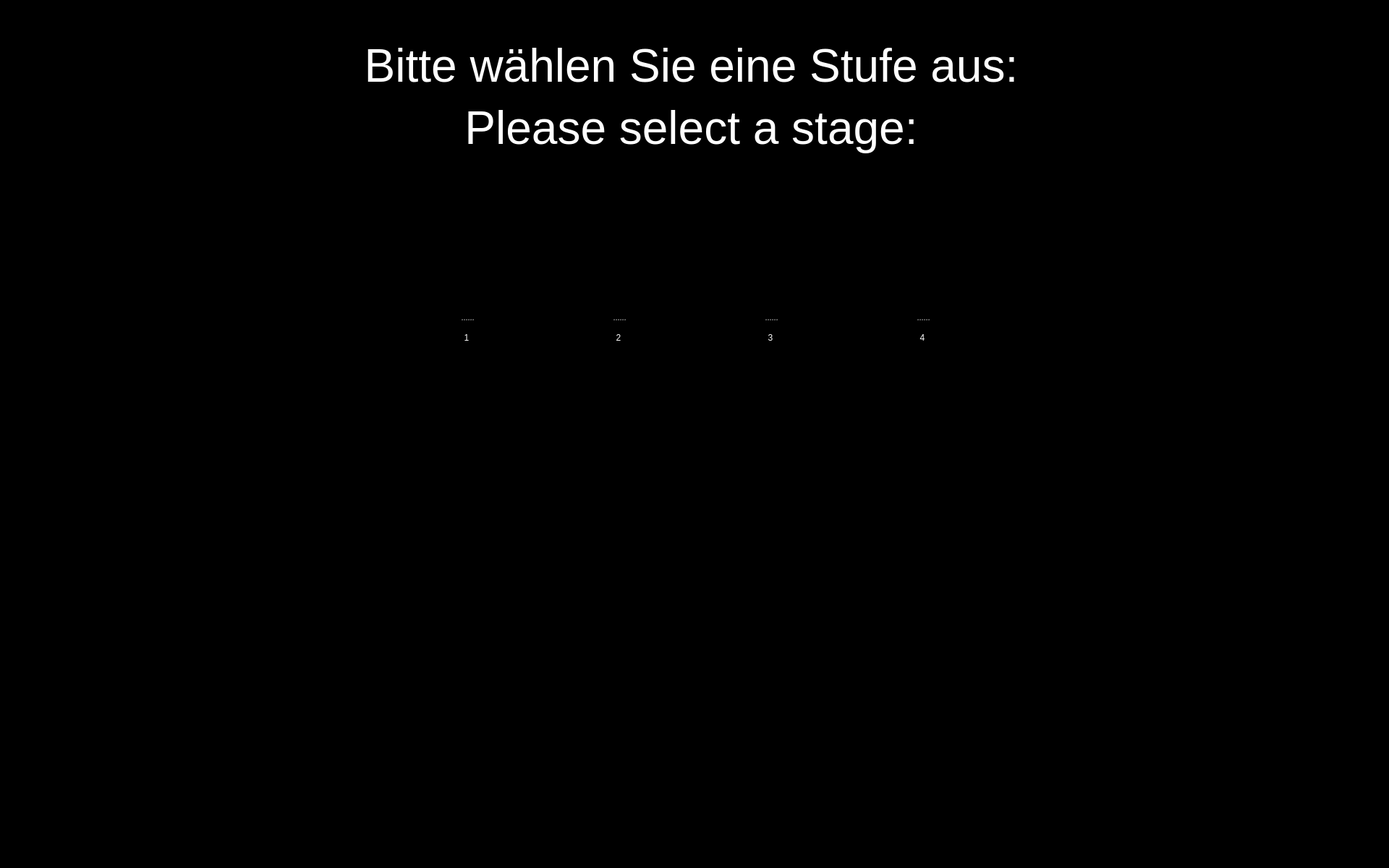
<?xml version="1.0" encoding="UTF-8"?>
<ui version="4.0">
 <class>MenuDefault</class>
 <widget class="QWidget" name="MenuDefault">
  <property name="windowModality">
   <enum>Qt::WindowModal</enum>
  </property>
  <property name="enabled">
   <bool>true</bool>
  </property>
  <property name="geometry">
   <rect>
    <x>0</x>
    <y>0</y>
    <width>1920</width>
    <height>1200</height>
   </rect>
  </property>
  <property name="sizePolicy">
   <sizepolicy hsizetype="Preferred" vsizetype="Preferred">
    <horstretch>0</horstretch>
    <verstretch>0</verstretch>
   </sizepolicy>
  </property>
  <property name="minimumSize">
   <size>
    <width>0</width>
    <height>0</height>
   </size>
  </property>
  <property name="maximumSize">
   <size>
    <width>1920</width>
    <height>1200</height>
   </size>
  </property>
  <property name="windowTitle">
   <string>Food Assist</string>
  </property>
  <property name="windowOpacity">
   <double>1.000000000000000</double>
  </property>
  <property name="styleSheet">
   <string notr="true">background-color: rgb(0, 0, 0);</string>
  </property>
  <widget class="QSplitter" name="splitter">
   <property name="geometry">
    <rect>
     <x>570</x>
     <y>290</y>
     <width>150</width>
     <height>201</height>
    </rect>
   </property>
   <property name="orientation">
    <enum>Qt::Vertical</enum>
   </property>
   <widget class="QPushButton" name="button_step1">
    <property name="enabled">
     <bool>true</bool>
    </property>
    <property name="sizePolicy">
     <sizepolicy hsizetype="Preferred" vsizetype="Preferred">
      <horstretch>0</horstretch>
      <verstretch>0</verstretch>
     </sizepolicy>
    </property>
    <property name="minimumSize">
     <size>
      <width>150</width>
      <height>150</height>
     </size>
    </property>
    <property name="maximumSize">
     <size>
      <width>150</width>
      <height>150</height>
     </size>
    </property>
    <property name="cursor">
     <cursorShape>OpenHandCursor</cursorShape>
    </property>
    <property name="focusPolicy">
     <enum>Qt::WheelFocus</enum>
    </property>
    <property name="contextMenuPolicy">
     <enum>Qt::DefaultContextMenu</enum>
    </property>
    <property name="icon">
     <iconset resource="resources/res.qrc">
      <normaloff>:/detected steps/Detected Step1_Button.png</normaloff>:/detected steps/Detected Step1_Button.png</iconset>
    </property>
    <property name="iconSize">
     <size>
      <width>150</width>
      <height>150</height>
     </size>
    </property>
    <property name="autoDefault">
     <bool>false</bool>
    </property>
    <property name="default">
     <bool>false</bool>
    </property>
    <property name="flat">
     <bool>true</bool>
    </property>
   </widget>
   <widget class="QLabel" name="label_3">
    <property name="styleSheet">
     <string notr="true">font: 75 28pt &quot;Arial&quot;;
color: rgb(255, 255, 255);</string>
    </property>
    <property name="text">
     <string>1</string>
    </property>
    <property name="textFormat">
     <enum>Qt::RichText</enum>
    </property>
    <property name="alignment">
     <set>Qt::AlignCenter</set>
    </property>
   </widget>
  </widget>
  <widget class="QSplitter" name="splitter_2">
   <property name="geometry">
    <rect>
     <x>780</x>
     <y>290</y>
     <width>150</width>
     <height>201</height>
    </rect>
   </property>
   <property name="orientation">
    <enum>Qt::Vertical</enum>
   </property>
   <widget class="QPushButton" name="button_step2">
    <property name="enabled">
     <bool>true</bool>
    </property>
    <property name="minimumSize">
     <size>
      <width>150</width>
      <height>150</height>
     </size>
    </property>
    <property name="maximumSize">
     <size>
      <width>150</width>
      <height>150</height>
     </size>
    </property>
    <property name="cursor">
     <cursorShape>OpenHandCursor</cursorShape>
    </property>
    <property name="focusPolicy">
     <enum>Qt::WheelFocus</enum>
    </property>
    <property name="contextMenuPolicy">
     <enum>Qt::DefaultContextMenu</enum>
    </property>
    <property name="styleSheet">
     <string notr="true"/>
    </property>
    <property name="icon">
     <iconset resource="resources/res.qrc">
      <normaloff>:/detected steps/Detected Step2 Button.png</normaloff>:/detected steps/Detected Step2 Button.png</iconset>
    </property>
    <property name="iconSize">
     <size>
      <width>150</width>
      <height>150</height>
     </size>
    </property>
    <property name="autoDefault">
     <bool>false</bool>
    </property>
    <property name="default">
     <bool>false</bool>
    </property>
    <property name="flat">
     <bool>true</bool>
    </property>
   </widget>
   <widget class="QLabel" name="label_6">
    <property name="styleSheet">
     <string notr="true">font: 75 28pt &quot;Arial&quot;;
color: rgb(255, 255, 255);</string>
    </property>
    <property name="text">
     <string>2</string>
    </property>
    <property name="textFormat">
     <enum>Qt::RichText</enum>
    </property>
    <property name="alignment">
     <set>Qt::AlignCenter</set>
    </property>
   </widget>
  </widget>
  <widget class="QSplitter" name="splitter_3">
   <property name="geometry">
    <rect>
     <x>990</x>
     <y>290</y>
     <width>150</width>
     <height>201</height>
    </rect>
   </property>
   <property name="orientation">
    <enum>Qt::Vertical</enum>
   </property>
   <widget class="QPushButton" name="button_step3">
    <property name="enabled">
     <bool>true</bool>
    </property>
    <property name="sizePolicy">
     <sizepolicy hsizetype="Preferred" vsizetype="Preferred">
      <horstretch>0</horstretch>
      <verstretch>0</verstretch>
     </sizepolicy>
    </property>
    <property name="minimumSize">
     <size>
      <width>150</width>
      <height>150</height>
     </size>
    </property>
    <property name="maximumSize">
     <size>
      <width>150</width>
      <height>150</height>
     </size>
    </property>
    <property name="cursor">
     <cursorShape>OpenHandCursor</cursorShape>
    </property>
    <property name="focusPolicy">
     <enum>Qt::WheelFocus</enum>
    </property>
    <property name="contextMenuPolicy">
     <enum>Qt::DefaultContextMenu</enum>
    </property>
    <property name="icon">
     <iconset resource="resources/res.qrc">
      <normaloff>:/detected steps/Detected Step3 Button.png</normaloff>:/detected steps/Detected Step3 Button.png</iconset>
    </property>
    <property name="iconSize">
     <size>
      <width>150</width>
      <height>150</height>
     </size>
    </property>
    <property name="autoDefault">
     <bool>false</bool>
    </property>
    <property name="default">
     <bool>false</bool>
    </property>
    <property name="flat">
     <bool>true</bool>
    </property>
   </widget>
   <widget class="QLabel" name="label_7">
    <property name="styleSheet">
     <string notr="true">font: 75 28pt &quot;Arial&quot;;
color: rgb(255, 255, 255);</string>
    </property>
    <property name="text">
     <string>3</string>
    </property>
    <property name="textFormat">
     <enum>Qt::RichText</enum>
    </property>
    <property name="alignment">
     <set>Qt::AlignCenter</set>
    </property>
   </widget>
  </widget>
  <widget class="QSplitter" name="splitter_4">
   <property name="geometry">
    <rect>
     <x>1200</x>
     <y>290</y>
     <width>150</width>
     <height>201</height>
    </rect>
   </property>
   <property name="orientation">
    <enum>Qt::Vertical</enum>
   </property>
   <widget class="QPushButton" name="button_step4">
    <property name="enabled">
     <bool>true</bool>
    </property>
    <property name="sizePolicy">
     <sizepolicy hsizetype="Minimum" vsizetype="Fixed">
      <horstretch>0</horstretch>
      <verstretch>0</verstretch>
     </sizepolicy>
    </property>
    <property name="minimumSize">
     <size>
      <width>150</width>
      <height>150</height>
     </size>
    </property>
    <property name="maximumSize">
     <size>
      <width>150</width>
      <height>150</height>
     </size>
    </property>
    <property name="cursor">
     <cursorShape>OpenHandCursor</cursorShape>
    </property>
    <property name="focusPolicy">
     <enum>Qt::WheelFocus</enum>
    </property>
    <property name="contextMenuPolicy">
     <enum>Qt::DefaultContextMenu</enum>
    </property>
    <property name="icon">
     <iconset resource="resources/res.qrc">
      <normaloff>:/detected steps/Detected Step4 Button.png</normaloff>:/detected steps/Detected Step4 Button.png</iconset>
    </property>
    <property name="iconSize">
     <size>
      <width>150</width>
      <height>150</height>
     </size>
    </property>
    <property name="autoDefault">
     <bool>false</bool>
    </property>
    <property name="default">
     <bool>false</bool>
    </property>
    <property name="flat">
     <bool>true</bool>
    </property>
   </widget>
   <widget class="QLabel" name="label_8">
    <property name="styleSheet">
     <string notr="true">font: 75 28pt &quot;Arial&quot;;
color: rgb(255, 255, 255);</string>
    </property>
    <property name="text">
     <string>4</string>
    </property>
    <property name="textFormat">
     <enum>Qt::RichText</enum>
    </property>
    <property name="alignment">
     <set>Qt::AlignCenter</set>
    </property>
   </widget>
  </widget>
  <widget class="QPushButton" name="button_restart">
   <property name="enabled">
    <bool>true</bool>
   </property>
   <property name="geometry">
    <rect>
     <x>960</x>
     <y>560</y>
     <width>150</width>
     <height>150</height>
    </rect>
   </property>
   <property name="minimumSize">
    <size>
     <width>110</width>
     <height>110</height>
    </size>
   </property>
   <property name="maximumSize">
    <size>
     <width>150</width>
     <height>150</height>
    </size>
   </property>
   <property name="cursor">
    <cursorShape>OpenHandCursor</cursorShape>
   </property>
   <property name="focusPolicy">
    <enum>Qt::WheelFocus</enum>
   </property>
   <property name="contextMenuPolicy">
    <enum>Qt::DefaultContextMenu</enum>
   </property>
   <property name="styleSheet">
    <string notr="true"/>
   </property>
   <property name="icon">
    <iconset>
     <normaloff>resources/Button Restart.svg</normaloff>resources/Button Restart.svg</iconset>
   </property>
   <property name="iconSize">
    <size>
     <width>150</width>
     <height>150</height>
    </size>
   </property>
   <property name="autoDefault">
    <bool>false</bool>
   </property>
   <property name="default">
    <bool>false</bool>
   </property>
   <property name="flat">
    <bool>true</bool>
   </property>
  </widget>
  <widget class="QPushButton" name="button_back">
   <property name="enabled">
    <bool>true</bool>
   </property>
   <property name="geometry">
    <rect>
     <x>800</x>
     <y>560</y>
     <width>150</width>
     <height>150</height>
    </rect>
   </property>
   <property name="minimumSize">
    <size>
     <width>110</width>
     <height>110</height>
    </size>
   </property>
   <property name="maximumSize">
    <size>
     <width>150</width>
     <height>150</height>
    </size>
   </property>
   <property name="cursor">
    <cursorShape>OpenHandCursor</cursorShape>
   </property>
   <property name="focusPolicy">
    <enum>Qt::WheelFocus</enum>
   </property>
   <property name="contextMenuPolicy">
    <enum>Qt::DefaultContextMenu</enum>
   </property>
   <property name="styleSheet">
    <string notr="true"/>
   </property>
   <property name="icon">
    <iconset resource="resources/res.qrc">
     <normaloff>:/buttons/Button Left.svg</normaloff>:/buttons/Button Left.svg</iconset>
   </property>
   <property name="iconSize">
    <size>
     <width>150</width>
     <height>150</height>
    </size>
   </property>
   <property name="autoDefault">
    <bool>false</bool>
   </property>
   <property name="default">
    <bool>false</bool>
   </property>
   <property name="flat">
    <bool>true</bool>
   </property>
  </widget>
  <widget class="QLabel" name="start_label">
   <property name="enabled">
    <bool>true</bool>
   </property>
   <property name="geometry">
    <rect>
     <x>400</x>
     <y>30</y>
     <width>1111</width>
     <height>211</height>
    </rect>
   </property>
   <property name="sizePolicy">
    <sizepolicy hsizetype="Preferred" vsizetype="Preferred">
     <horstretch>0</horstretch>
     <verstretch>0</verstretch>
    </sizepolicy>
   </property>
   <property name="minimumSize">
    <size>
     <width>0</width>
     <height>0</height>
    </size>
   </property>
   <property name="maximumSize">
    <size>
     <width>2000</width>
     <height>1000</height>
    </size>
   </property>
   <property name="font">
    <font>
     <pointsize>48</pointsize>
     <weight>50</weight>
     <italic>false</italic>
     <bold>false</bold>
     <stylestrategy>PreferDefault</stylestrategy>
     <kerning>true</kerning>
    </font>
   </property>
   <property name="frameShape">
    <enum>QFrame::NoFrame</enum>
   </property>
   <property name="frameShadow">
    <enum>QFrame::Raised</enum>
   </property>
   <property name="lineWidth">
    <number>0</number>
   </property>
   <property name="text">
    <string>&lt;html&gt;&lt;head/&gt;&lt;body&gt;&lt;p&gt;&lt;span style=&quot; color:#ffffff;&quot;&gt;Bitte wählen Sie eine Stufe aus:&lt;/span&gt;&lt;/p&gt;&lt;p&gt;&lt;span style=&quot; color:#ffffff;&quot;&gt;Please select a stage:&lt;/span&gt;&lt;/p&gt;&lt;/body&gt;&lt;/html&gt;</string>
   </property>
   <property name="textFormat">
    <enum>Qt::AutoText</enum>
   </property>
   <property name="scaledContents">
    <bool>false</bool>
   </property>
   <property name="alignment">
    <set>Qt::AlignCenter</set>
   </property>
   <property name="wordWrap">
    <bool>true</bool>
   </property>
  </widget>
 </widget>
 <resources>
  <include location="resources/res.qrc"/>
 </resources>
 <connections/>
</ui>
